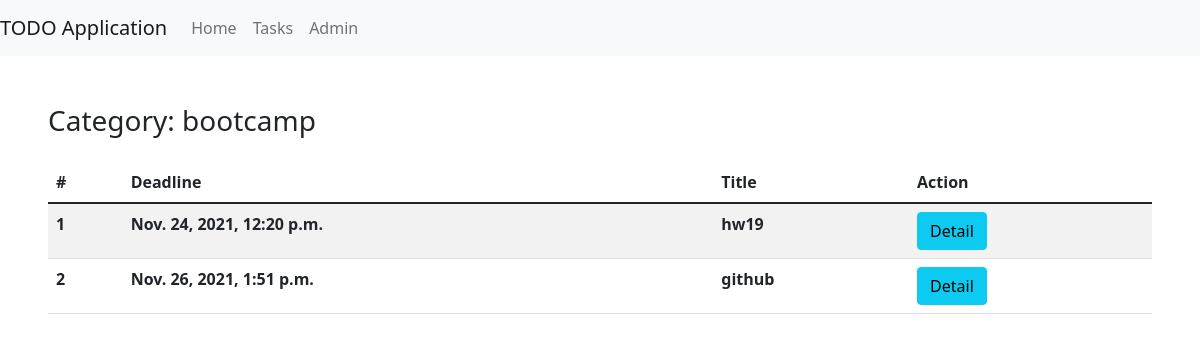
The page /categories/1/ on the database its author committed.
### todo/models.py (models this page shows, shortened)
class Category(models.Model):
    name = models.CharField(max_length=30)

class Task(models.Model):
    PRIORITY_CHOICES = [(3,"Low"), (2,"Medium"), (1,"High")]
    category = models.ForeignKey(Category, on_delete=models.CASCADE)
    title = models.CharField(max_length=30)
    description = models.TextField()
    priority = models.IntegerField(choices=PRIORITY_CHOICES)
    schedule = models.DateTimeField()

### todo/views.py (the view)
# urls.py: path('categories/<int:pk>/', CategoryDetailView.as_view(), name='category_detail'),
class CategoryDetailView(DetailView):
    model = Category
    def get_context_data(self, **kwargs):
        context = super().get_context_data(**kwargs)
        context["tasks"] = Task.objects.filter(category=context["category"])
        return context

### templates/todo/category_detail.html
{% extends 'base.html' %}
{% block navbar %}
    <li class="nav-item">
        <a class="nav-link" href={% url 'index' %}>Home</a>
    </li>
    <li class="nav-item">
        <a class="nav-link" href={% url 'tasks' %}>Tasks</a>
    </li>
    <li class="nav-item">
        <a class="nav-link" href={% url 'admin:index' %}>Admin</a>
    </li>
{% endblock navbar %}
{% block content %}
<h3>Category: {{category.name}}</h3>
<table class="table table-striped mt-4">
    <thead>
        <tr>
            <th scope="col">#</th>
            <th scope="col">Deadline</th>
            <th scope="col">Title</th>
            <th scope="col">Action</th>
        </tr>
    </thead>
    <tbody>
        {% for task in tasks %}
        <tr>
            <th scope="row">{{forloop.counter}}</th>
            <th >{{task.schedule}}</th>
            <th >{{task.title}}</th>
            <th>
                <a href="{% url 'task_detail' task.pk %}" class="btn btn-info">Detail</a>
            </th>
        </tr>
        {% endfor %}
    </tbody>
</table>
{% endblock content %}

### rows shown on the page
Category: name "bootcamp"
Task: schedule "Nov. 24, 2021, 12:20 p.m.", title "hw19"
Task: schedule "Nov. 26, 2021, 1:51 p.m.", title "github"
